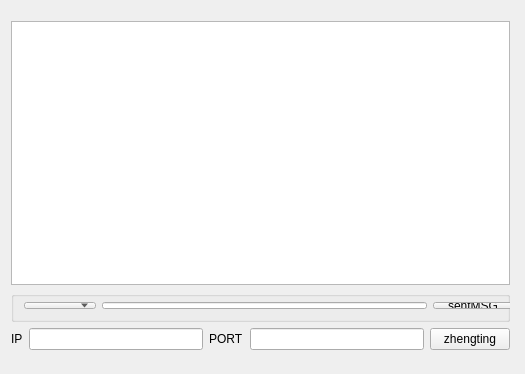
<?xml version="1.0" encoding="UTF-8"?>
<ui version="4.0">
 <class>Widget</class>
 <widget class="QWidget" name="Widget">
  <property name="geometry">
   <rect>
    <x>0</x>
    <y>0</y>
    <width>525</width>
    <height>374</height>
   </rect>
  </property>
  <property name="windowTitle">
   <string>Widget</string>
  </property>
  <widget class="QWidget" name="layoutWidget">
   <property name="geometry">
    <rect>
     <x>0</x>
     <y>10</y>
     <width>521</width>
     <height>351</height>
    </rect>
   </property>
   <layout class="QVBoxLayout" name="verticalLayout">
    <item>
     <widget class="QTextBrowser" name="textBrowser"/>
    </item>
    <item>
     <widget class="QGroupBox" name="groupBox">
      <property name="title">
       <string/>
      </property>
      <widget class="QWidget" name="layoutWidget">
       <property name="geometry">
        <rect>
         <x>2</x>
         <y>0</y>
         <width>511</width>
         <height>29</height>
        </rect>
       </property>
       <layout class="QHBoxLayout" name="horizontalLayout_2">
        <item>
         <widget class="QComboBox" name="comboBox"/>
        </item>
        <item>
         <widget class="QLineEdit" name="lineEdit_3"/>
        </item>
        <item>
         <widget class="QPushButton" name="pushButton_2">
          <property name="text">
           <string>sentMSG</string>
          </property>
         </widget>
        </item>
       </layout>
      </widget>
     </widget>
    </item>
    <item>
     <layout class="QHBoxLayout" name="horizontalLayout">
      <item>
       <widget class="QLabel" name="label">
        <property name="text">
         <string>IP</string>
        </property>
       </widget>
      </item>
      <item>
       <widget class="QLineEdit" name="lineEdit"/>
      </item>
      <item>
       <widget class="QLabel" name="label_2">
        <property name="text">
         <string>PORT</string>
        </property>
       </widget>
      </item>
      <item>
       <widget class="QLineEdit" name="lineEdit_2"/>
      </item>
      <item>
       <widget class="QPushButton" name="pushButton">
        <property name="text">
         <string>zhengting</string>
        </property>
       </widget>
      </item>
     </layout>
    </item>
   </layout>
  </widget>
 </widget>
 <layoutdefault spacing="6" margin="11"/>
 <resources/>
 <connections/>
</ui>
